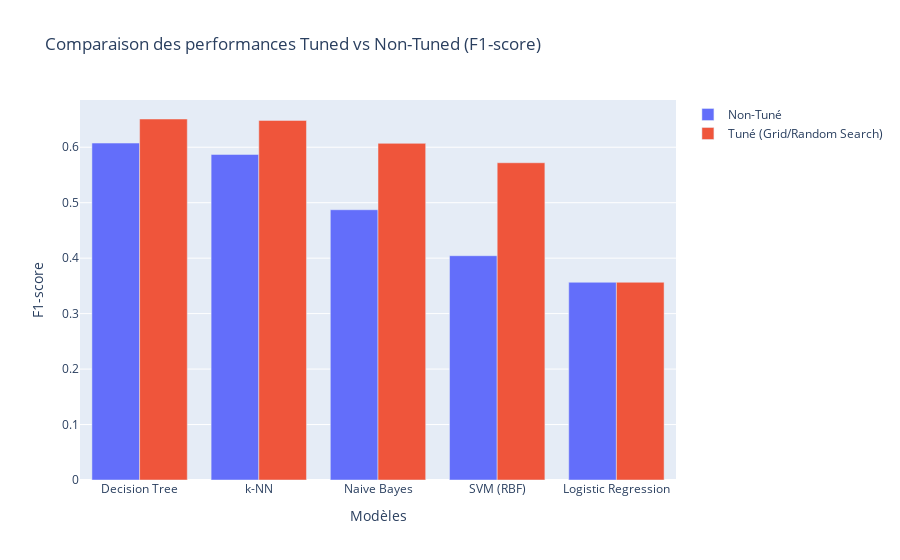

Source (notebook cell):
### Markdown cell above
## Comparaison des modèles — Tuned vs Non-Tuned

(F1-score)

### Code cell
f1_base = results_df["F1-score"]
f1_tuned = tuned_results_df["F1-score"]
models_names = results_df.index

trace_base = go.Bar(
    x=models_names,
    y=f1_base,
    name="Non-Tuné"
)

trace_tuned = go.Bar(
    x=models_names,
    y=f1_tuned,
    name="Tuné (Grid/Random Search)"
)

data = [trace_base, trace_tuned]

layout = go.Layout(
    title="Comparaison des performances Tuned vs Non-Tuned (F1-score)",
    xaxis={'title': 'Modèles'},
    yaxis={'title': 'F1-score'},
    barmode='group'
)

fig = go.Figure(data=data, layout=layout)
fig.show()

### Figure 1 — Plotly figure (JSON) as saved in the notebook; plotly's stock layout.template omitted (floating-point values rounded to 4 significant figures)
{"data": [{"name": "Non-Tuné", "type": "bar", "x": ["Decision Tree", "k-NN", "Naive Bayes", "SVM (RBF)", "Logistic Regression"], "y": [0.6075, 0.587, 0.4873, 0.4044, 0.3565]}, {"name": "Tuné (Grid/Random Search)", "type": "bar", "x": ["Decision Tree", "k-NN", "Naive Bayes", "SVM (RBF)", "Logistic Regression"], "y": [0.6509, 0.6484, 0.607, 0.572, 0.3565]}], "layout": {"barmode": "group", "title": {"text": "Comparaison des performances Tuned vs Non-Tuned (F1-score)"}, "xaxis": {"title": {"text": "Modèles"}}, "yaxis": {"title": {"text": "F1-score"}}}}
